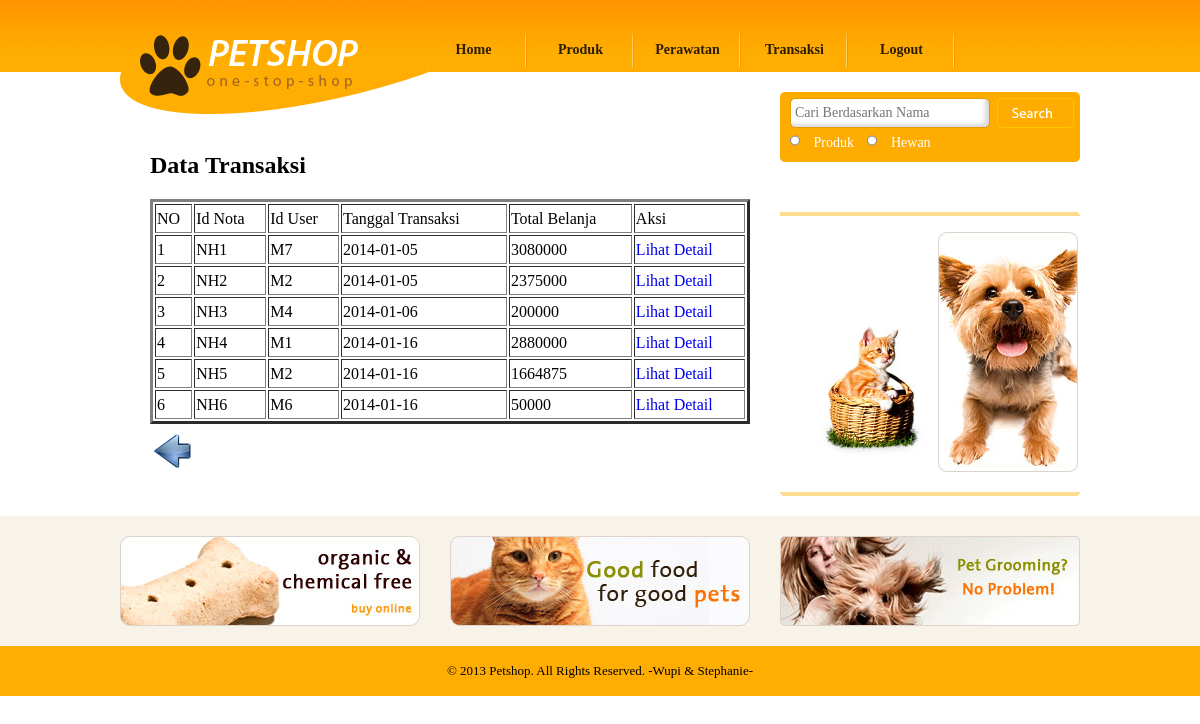
Screenshot of /PETSHOP/pegawai_data_transaksi_hewan.php with the database file from the repository.
### tables this page shows
CREATE TABLE `transaksi_pembelian_hewan` (
  `id_nota_hewan` char(8) NOT NULL,
  `id_user` char(8) NOT NULL,
  `tgl_transaksi` date NOT NULL,
  `total_harga` double NOT NULL,
  PRIMARY KEY (`id_nota_hewan`),
  KEY `id_user` (`id_user`),
  CONSTRAINT `transaksi_pembelian_hewan_ibfk_1` FOREIGN KEY (`id_user`) REFERENCES `user` (`id_user`)
);

### PETSHOP/pegawai_data_transaksi_hewan.php (the view, shortened to what this page needs)
<!DOCTYPE html PUBLIC "-//W3C//DTD XHTML 1.0 Transitional//EN" "http://www.w3.org/TR/xhtml1/DTD/xhtml1-transitional.dtd">
<html xmlns="http://www.w3.org/1999/xhtml">
<head>
	<link href="css/style.css" rel="stylesheet" type="text/css" />
</head>
<body>
<?php include "header_pegawai.php";?>
<div id="body">
<div id="content">
<div class="content">
<div class="about">
	<h2>Data Transaksi</h2>
	<ul>
	<li>
	<form method="post" action="" class="login">
	<table width="100%"  align="center" border=3>
		<?php
		include "koneksi.php";
		$tampil_hewan=mysql_query("SELECT * FROM transaksi_pembelian_hewan ");
		$no=1;
		echo "<tr><td>NO</td><td>Id Nota</td><td>Id User</td><td>Tanggal Transaksi</td><td>Total Belanja</td><td>Aksi</td></tr>";
		while($data=mysql_fetch_array($tampil_hewan))
		{	?>
								<tr>
								<td><?PHP ECHO $no; ?></td>
										<td ><?PHP ECHO $data['id_nota_hewan']; ?></td>
										<td><?PHP ECHO $data['id_user']; ?></td>
										<td ><?PHP ECHO $data['tgl_transaksi']; ?> </td>
										<td><?PHP ECHO $data['total_harga']; ?></td>
										<td><a href="pegawai_lihat_detail_transaksi_hewan.php?id_nota=<?PHP ECHO $data['id_nota_hewan']; ?>">Lihat Detail</a></td>
								</tr>
								<?PHP
								$no++;
							}
		?>
	</table>
	 <table>
									  <tr>
											<td>
					<tr><td colspan=8><a href="pegawai_data_transaksi.php"><img src="images/back.png" width=40 height=40 align=right></a></td></tr>
					</td>
										</tr>
									  </table>
	</form>
	</li>
	</ul>
</div>
</div>
<div id="sidebar">
	<?php include "pegawai_cari.php"; ?>
	<?php include "shoping_guide.php"; ?>
	<?php include "iklan.php"; ?>
<div id="footer">
	<?php include "footer.php"; ?>
</div>
</body>
</html>

### PETSHOP/css/style.css (style rules this page uses)
body { margin:0; padding:0; background: url("../images/bg-body.gif"); background-repeat:repeat-x; }
#body div#content { width:960px; margin:0 auto; overflow:hidden; background-image:none; height:auto; overflow:hidden; }
#body div#content .content { float:left; width:640px; margin-right:20px; background-image:none; height:auto; overflow:hidden; }
#body #content .content h2 { font-family: "Myriad Pro"; margin: 80px 0 0 30px; }
#body #content .content ul { margin:0; padding:0; list-style-type:none; }
#body #content .content ul li { width:300px; padding:0 10px; margin:0 0 20px 0; float:left; line-height:25px; height:auto; }
#body #content .content ul li a { text-decoration:none; }
#body #content .content ul li img { border:0; float:left; margin-right:10px; }
#body #content .content .about { width:640px; height:auto; overflow:hidden; }
#body #content .content .about h2 { margin:80px 0 0 30px; font-family: "Myriad Pro"; }
#body #content .content .about ul { margin:0; padding:0; list-style-type:none; }
#body #content .content .about ul li { clear:both; width:600px; padding:20px 10px 0 30px; }
#body #content #sidebar { float:left; width:300px; background-image:none; }
#footer { background-color:#310000; background-image:none; }

### rows the page displays
transaksi_pembelian_hewan: id_nota_hewan "NH1", id_user "M7", tgl_transaksi "2014-01-05", total_harga "3080000"
transaksi_pembelian_hewan: id_nota_hewan "NH2", id_user "M2", tgl_transaksi "2014-01-05", total_harga "2375000"
transaksi_pembelian_hewan: id_nota_hewan "NH3", id_user "M4", tgl_transaksi "2014-01-06", total_harga "200000"
transaksi_pembelian_hewan: id_nota_hewan "NH4", id_user "M1", tgl_transaksi "2014-01-16", total_harga "2880000"
transaksi_pembelian_hewan: id_nota_hewan "NH5", id_user "M2", tgl_transaksi "2014-01-16", total_harga "1664875"
transaksi_pembelian_hewan: id_nota_hewan "NH6", id_user "M6", tgl_transaksi "2014-01-16", total_harga "50000"
